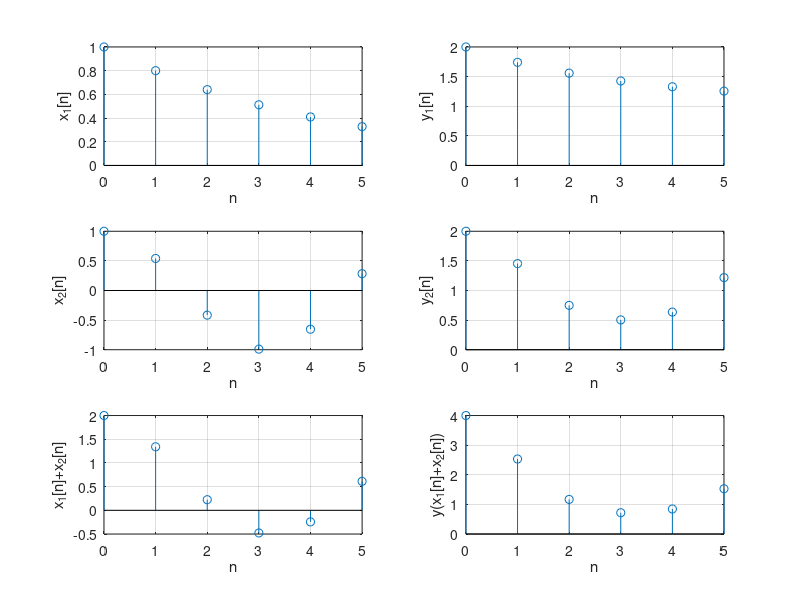
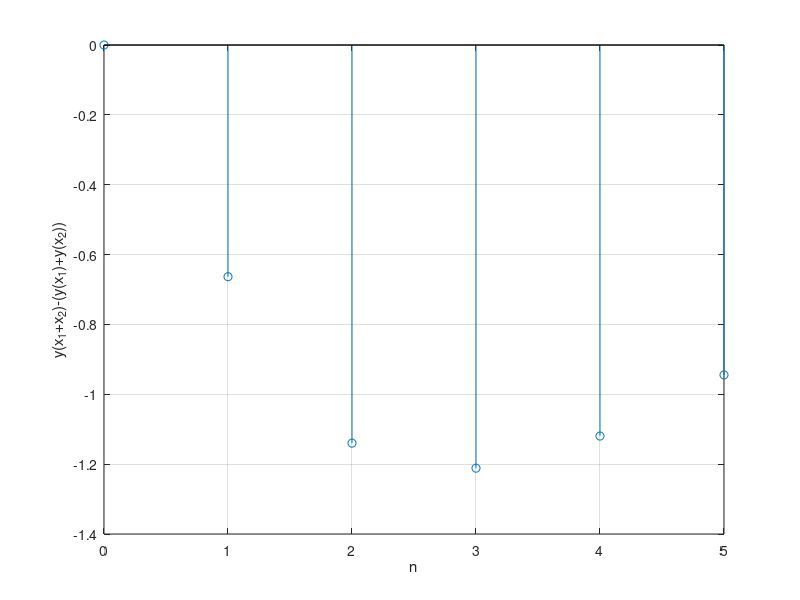

Here is the MATLAB script that generated these plots, in order:
% Άσκηση 5
clear all,close all,clc
n=0:5;
x1=0.8.^n;
x2=cos(n);
y1=2.^x1;
y2=2.^x2;
y=2.^(x1+x2);
figure(1)
subplot(321),stem(n,x1),grid on,xlabel('n'),ylabel('x_1[n]');
subplot(322),stem(n,y1),grid on,xlabel('n'),ylabel('y_1[n]');

subplot(323),stem(n,x2),grid on,xlabel('n'),ylabel('x_2[n]');
subplot(324),stem(n,y2),grid on,xlabel('n'),ylabel('y_2[n]');

subplot(325),stem(n,x1+x2),grid on,xlabel('n'),ylabel('x_1[n]+x_2[n]');
subplot(326),stem(n,y),grid on,xlabel('n'),ylabel('y(x_1[n]+x_2[n])');

figure(2)
stem(n,y-(y1+y2)),grid on,xlabel('n'),ylabel('y(x_1+x_2)-(y(x_1)+y(x_2))')
